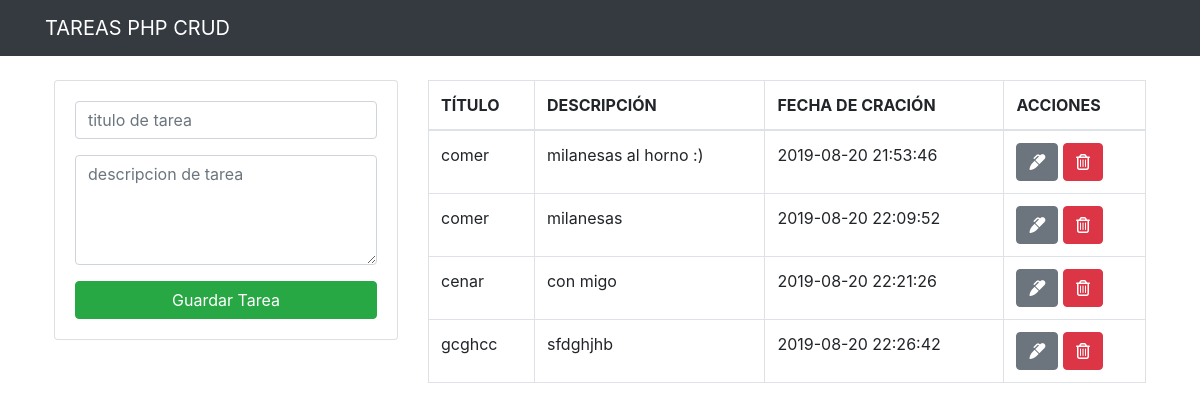
The page / on the database its author committed.
### tables this page shows
CREATE TABLE `tareas` (
  `id` int(11) NOT NULL,
  `TITULO` varchar(255) NOT NULL,
  `DESCRIPCION` text NOT NULL,
  `CREATED_AT` timestamp NOT NULL DEFAULT CURRENT_TIMESTAMP
);

### index.php (the view, shortened to what this page needs)
<?php  include("db.php"); ?>
<?php  include("includes/header.php");  ?>
<div class="container p-4">
    <div class="row">
        <div class="col-md-4">
            <div class="card card-body">
                <form action="guardar_tarea.php" method="POST">
                    <div class="form-group">
                        <input type="text" name="titulo" class="form-control" placeholder="titulo de tarea" autofocus>
                    </div>
                    <div class="form-group">
                        <textarea name="descripcion" rows="4" class="form-control" placeholder="descripcion de tarea"></textarea>
                    </div>
                    <input type="submit" class="btn btn-success btn-block" name="guardar_tarea" value="Guardar Tarea">
                </form>
            </div>
        </div>
        <div class="col-md-8">
            <table class="table table-bordered">
                <thead>
                    <tr>
                        <th>TÍTULO</th>
                        <th>DESCRIPCIÓN</th>
                        <th>FECHA DE CRACIÓN</th>
                        <th>ACCIONES</th>
                    </tr>
                </thead>
                <tbody>
                    <?php
                        $query = "SELECT * FROM tareas";
                        $resultado_tarea = mysqli_query($conn, $query);
                        while($row = mysqli_fetch_array($resultado_tarea)) { ?>
                        <tr>
                            <td><?php echo $row['TITULO'] ?></td>
                            <td><?php echo $row['DESCRIPCION'] ?></td>
                            <td><?php echo $row['CREATED_AT'] ?></td>
                            <td>
                                <a href="editar_tarea.php?id=<?php echo $row['id'] ?>" class="btn btn-secondary">
                                    <i class="fas fa-marker"></i>
                                </a>
                                <a href="eliminar_tarea.php?id=<?php echo $row['id'] ?>" class="btn btn-danger">
                                    <i class="far fa-trash-alt"></i>
                                </a>
                            </td>
                        </tr>
                       <?php } ?>
                </tbody>
            </table>
        </div>
    </div>
</div>
<?php  include("includes/footer.php");  ?>

### includes/header.php (shortened to what this page needs)
<!DOCTYPE html>
<html lang="en">
<head>
    <link rel="stylesheet" href="https://stackpath.bootstrapcdn.com/bootstrap/4.3.1/css/bootstrap.min.css">
</head>
<body>
<nav class="navbar navbar-dark bg-dark">
    <div class="container">
        <a href="index.php" class="navbar-brand">TAREAS PHP CRUD </a>
    </div>
</nav>

### includes/footer.php (shortened to what this page needs)
</body>
</html>

### rows shown on the page
tareas: TITULO "comer", DESCRIPCION "milanesas al horno :)", CREATED_AT "2019-08-20 21:53:46"
tareas: TITULO "comer", DESCRIPCION "milanesas", CREATED_AT "2019-08-20 22:09:52"
tareas: TITULO "cenar", DESCRIPCION "con migo", CREATED_AT "2019-08-20 22:21:26"
tareas: TITULO "gcghcc", DESCRIPCION "sfdghjhb", CREATED_AT "2019-08-20 22:26:42"
